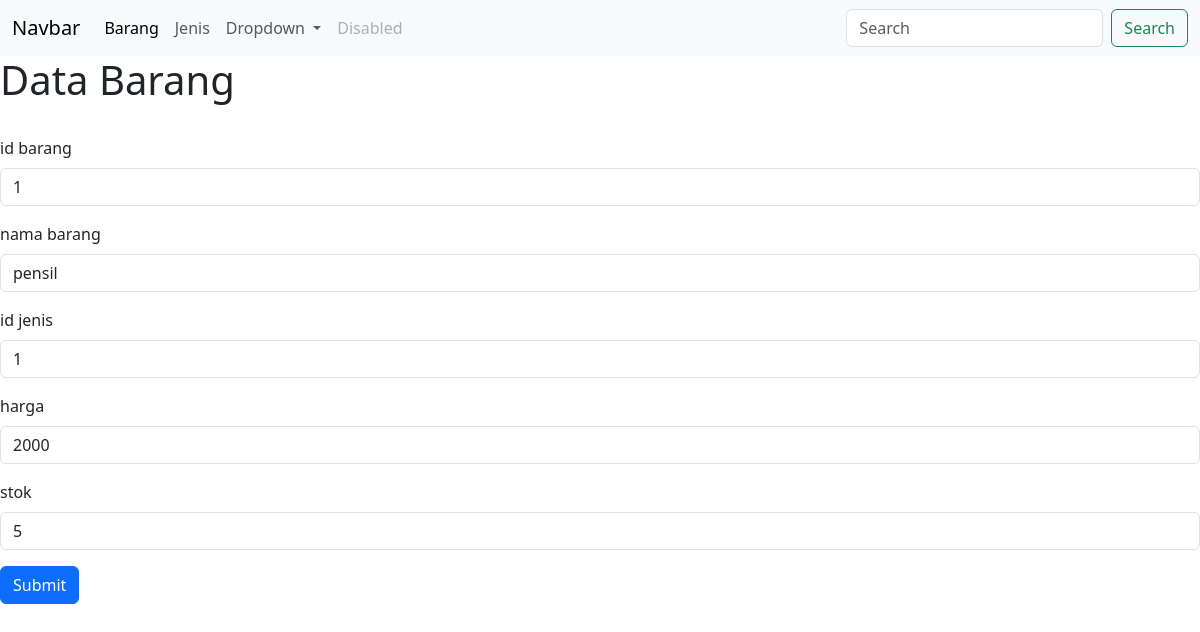
The page /view/barang/view_edit.php?id_barang=1 on the database its author committed.
### tables this page shows
CREATE TABLE `barang` (
  `id_barang` int NOT NULL,
  `nama_barang` varchar(10) DEFAULT NULL,
  `id_jenis` int DEFAULT NULL,
  `harga` varchar(15) DEFAULT NULL,
  `stok` varchar(10) DEFAULT NULL
);

### view/barang/view_edit.php (the view, shortened to what this page needs)
<!DOCTYPE html>
<html lang="en">
<head>
    <link rel="stylesheet" href="https://cdn.jsdelivr.net/npm/bootstrap@5.3.3/dist/css/bootstrap.min.css">
</head>
<body>
<nav class="navbar navbar-expand-lg bg-body-tertiary">
  <div class="container-fluid">
    <a class="navbar-brand" href="#">Navbar</a>
    <div class="collapse navbar-collapse" id="navbarSupportedContent">
      <ul class="navbar-nav me-auto mb-2 mb-lg-0">
        <li class="nav-item">
          <a class="nav-link active" aria-current="page" href="../barang/index.php">Barang</a>
        </li>
        <li class="nav-item">
          <a class="nav-link" href="../jenis/index.php">Jenis</a>
        </li>
        <li class="nav-item dropdown">
          <a class="nav-link dropdown-toggle" href="#" role="button" data-bs-toggle="dropdown" aria-expanded="false">
            Dropdown
          </a>
        </li>
        <li class="nav-item">
          <a class="nav-link disabled" aria-disabled="true">Disabled</a>
        </li>
      </ul>
      <form class="d-flex" role="search">
        <input class="form-control me-2" type="search" placeholder="Search" aria-label="Search">
        <button class="btn btn-outline-success" type="submit">Search</button>
      </form>
    </div>
  </div>
</nav>
    <h1>Data Barang</h1>     <br>
    <?php
    include '../../config/koneksi.php';
    $id_barang=$_GET['id_barang'];
    $query= mysqli_query($conn, "SELECT * FROM barang WHERE id_barang='$id_barang'");
    $result=mysqli_fetch_array($query);
    ?>
    <form action="proses_edit.php?id_barang=<?php echo $result['id_barang']?>" method="post">
  <div class="mb-3">
    <label for="exampleInputEmail1" class="form-label">id barang</label>
    <input type="number" class="form-control" name="id_barang"
    value="<?php echo $result ['id_barang']?>" id="exampleInputEmail1" aria-describedby="emailHelp">
  </div>
  <div class="mb-3">
    <label for="exampleInputPassword1" class="form-label">nama barang</label>
    <input type="text" class="form-control" name="nama_barang"
    value="<?php echo $result ['nama_barang']?>" id="exampleInputPassword1" >
  </div>
  <div class="mb-3">
    <label for="exampleInputPassword1" class="form-label">id jenis</label>
    <input type="text" class="form-control" name="id_jenis"
    value="<?php echo $result ['id_jenis']?>" id="exampleInputPassword1" >
  </div>
  <div class="mb-3">
    <label for="exampleInputPassword1" class="form-label">harga</label>
    <input type="text" class="form-control" name="harga"
    value="<?php echo $result ['harga']?>" id="exampleInputPassword1" >
  </div>
  <div class="mb-3">
    <label for="exampleInputPassword1" class="form-label">stok</label>
    <input type="text" class="form-control" name="stok"
    value="<?php echo $result ['stok']?>" id="exampleInputPassword1" >
  </div>
  <button type="submit" class="btn btn-primary">Submit</button>
</form>
</body>
</html>

### rows shown on the page
barang: id_barang "1", nama_barang "pensil", id_jenis "1", harga "2000", stok "5"
